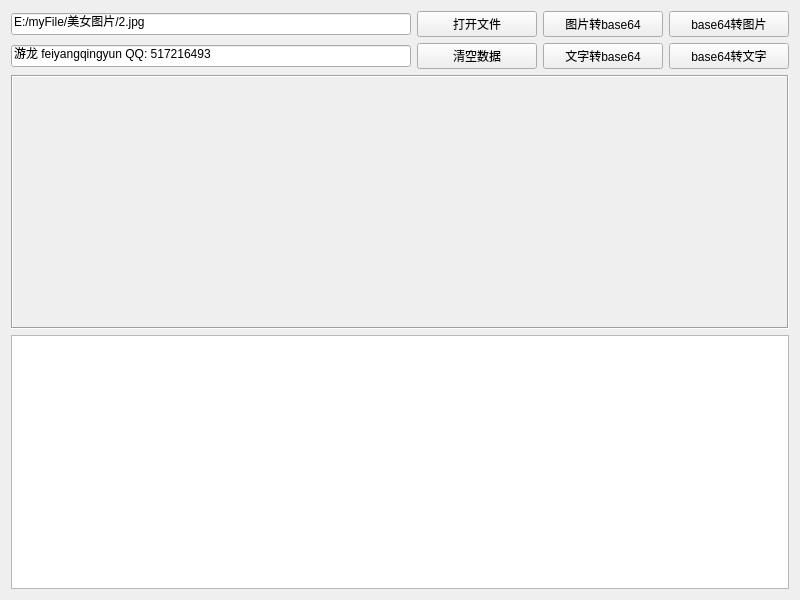
<?xml version="1.0" encoding="UTF-8"?>
<ui version="4.0">
 <class>frmBase64Helper</class>
 <widget class="QWidget" name="frmBase64Helper">
  <property name="geometry">
   <rect>
    <x>0</x>
    <y>0</y>
    <width>800</width>
    <height>600</height>
   </rect>
  </property>
  <property name="windowTitle">
   <string>Widget</string>
  </property>
  <layout class="QGridLayout" name="gridLayout">
   <item row="0" column="0">
    <widget class="QLineEdit" name="txtFile">
     <property name="text">
      <string>E:/myFile/美女图片/2.jpg</string>
     </property>
    </widget>
   </item>
   <item row="0" column="1">
    <widget class="QPushButton" name="btnOpen">
     <property name="minimumSize">
      <size>
       <width>120</width>
       <height>0</height>
      </size>
     </property>
     <property name="text">
      <string>打开文件</string>
     </property>
    </widget>
   </item>
   <item row="0" column="2">
    <widget class="QPushButton" name="btnImageToBase64">
     <property name="minimumSize">
      <size>
       <width>120</width>
       <height>0</height>
      </size>
     </property>
     <property name="text">
      <string>图片转base64</string>
     </property>
    </widget>
   </item>
   <item row="0" column="3">
    <widget class="QPushButton" name="btnBase64ToImage">
     <property name="minimumSize">
      <size>
       <width>120</width>
       <height>0</height>
      </size>
     </property>
     <property name="text">
      <string>base64转图片</string>
     </property>
    </widget>
   </item>
   <item row="1" column="0">
    <widget class="QLineEdit" name="txtText">
     <property name="text">
      <string>游龙 feiyangqingyun QQ: 517216493</string>
     </property>
    </widget>
   </item>
   <item row="1" column="1">
    <widget class="QPushButton" name="btnClear">
     <property name="minimumSize">
      <size>
       <width>120</width>
       <height>0</height>
      </size>
     </property>
     <property name="text">
      <string>清空数据</string>
     </property>
    </widget>
   </item>
   <item row="1" column="2">
    <widget class="QPushButton" name="btnTextToBase64">
     <property name="minimumSize">
      <size>
       <width>120</width>
       <height>0</height>
      </size>
     </property>
     <property name="text">
      <string>文字转base64</string>
     </property>
    </widget>
   </item>
   <item row="1" column="3">
    <widget class="QPushButton" name="btnBase64ToText">
     <property name="minimumSize">
      <size>
       <width>120</width>
       <height>0</height>
      </size>
     </property>
     <property name="text">
      <string>base64转文字</string>
     </property>
    </widget>
   </item>
   <item row="2" column="0" colspan="4">
    <widget class="QLabel" name="labImage">
     <property name="sizePolicy">
      <sizepolicy hsizetype="Preferred" vsizetype="Expanding">
       <horstretch>0</horstretch>
       <verstretch>0</verstretch>
      </sizepolicy>
     </property>
     <property name="frameShape">
      <enum>QFrame::Box</enum>
     </property>
     <property name="frameShadow">
      <enum>QFrame::Sunken</enum>
     </property>
     <property name="text">
      <string/>
     </property>
     <property name="alignment">
      <set>Qt::AlignCenter</set>
     </property>
    </widget>
   </item>
   <item row="3" column="0" colspan="4">
    <widget class="QTextEdit" name="txtBase64"/>
   </item>
  </layout>
 </widget>
 <layoutdefault spacing="6" margin="11"/>
 <resources/>
 <connections/>
</ui>
